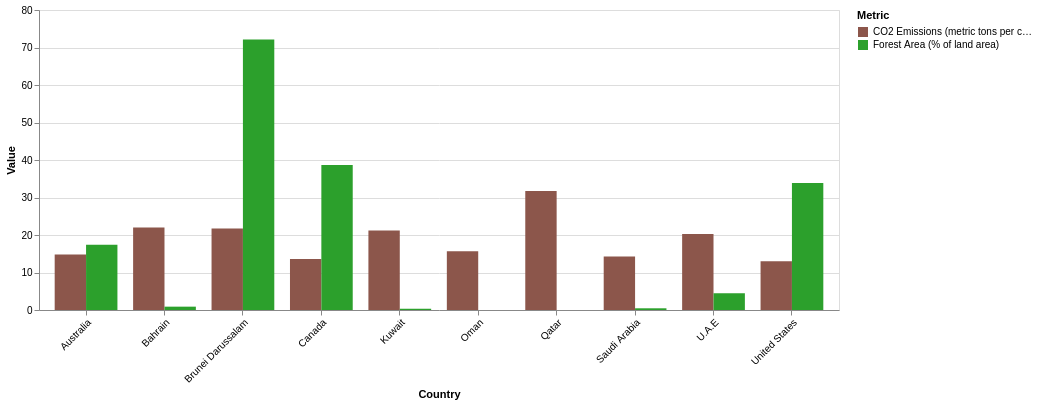

Here is the Vega-Lite specification saved for this chart:
### Vega-Lite specification from a JSON file in a GitHub repository (floating-point values rounded to 4 significant figures)
{"$schema": "https://vega.github.io/schema/vega-lite/v5.json", "width": 800, "height": 300, "data": {"values": [{"Country Name": "Qatar", "Country Code": "QAT", "2020_CO2": 31.73, "2020_ForestArea": 0}, {"Country Name": "Bahrain", "Country Code": "BHR", "2020_CO2": 21.98, "2020_ForestArea": 0.8917}, {"Country Name": "Brunei Darussalam", "Country Code": "BRN", "2020_CO2": 21.71, "2020_ForestArea": 72.11}, {"Country Name": "Kuwait", "Country Code": "KWT", "2020_CO2": 21.17, "2020_ForestArea": 0.3507}, {"Country Name": "U.A.E", "Country Code": "ARE", "2020_CO2": 20.25, "2020_ForestArea": 4.468}, {"Country Name": "Oman", "Country Code": "OMN", "2020_CO2": 15.64, "2020_ForestArea": 0.008078}, {"Country Name": "Australia", "Country Code": "AUS", "2020_CO2": 14.78, "2020_ForestArea": 17.42}, {"Country Name": "Saudi Arabia", "Country Code": "SAU", "2020_CO2": 14.27, "2020_ForestArea": 0.4545}, {"Country Name": "Canada", "Country Code": "CAN", "2020_CO2": 13.59, "2020_ForestArea": 38.7}, {"Country Name": "United States", "Country Code": "USA", "2020_CO2": 13.03, "2020_ForestArea": 33.87}]}, "selection": {"metric_selection": {"type": "multi", "fields": ["Metric Label"], "bind": "legend"}}, "transform": [{"fold": ["2020_CO2", "2020_ForestArea"], "as": ["Metric", "Value"]}, {"calculate": "datum.Metric === '2020_CO2' ? 'CO2 Emissions (metric tons per capita)' : 'Forest Area (% of land area)'", "as": "Metric Label"}], "mark": "bar", "encoding": {"x": {"field": "Country Name", "type": "ordinal", "title": "Country", "axis": {"labelAngle": -45}}, "y": {"field": "Value", "type": "quantitative", "title": "Value"}, "color": {"field": "Metric Label", "type": "nominal", "title": "Metric", "scale": {"range": ["#8c564b", "#2ca02c"]}}, "xOffset": {"field": "Metric Label"}, "tooltip": [{"field": "Country Name", "type": "ordinal", "title": "Country"}, {"field": "Metric Label", "type": "nominal", "title": "Metric"}, {"field": "Value", "type": "quantitative", "title": "Value"}], "opacity": {"condition": {"selection": "metric_selection", "value": 1}, "value": 0.2}}}
